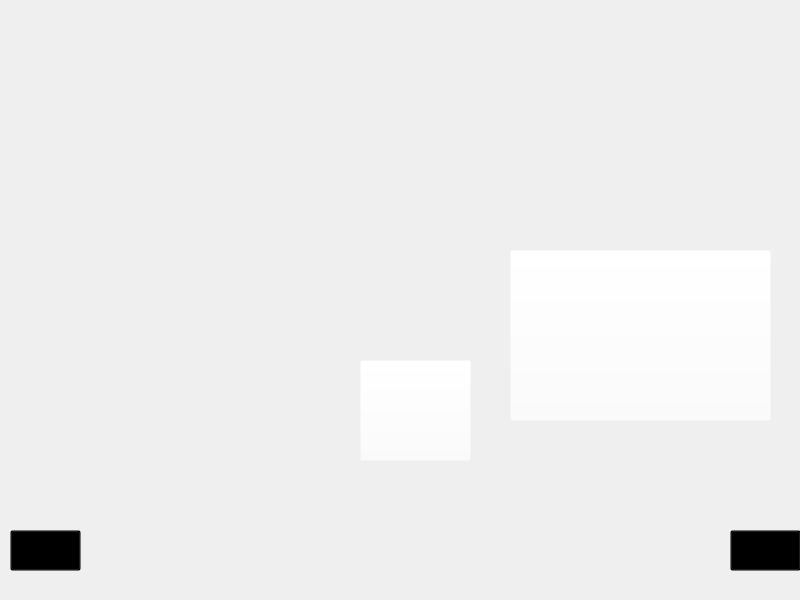
<?xml version="1.0" encoding="UTF-8"?>
<ui version="4.0">
 <class>t3</class>
 <widget class="QMainWindow" name="t3">
  <property name="geometry">
   <rect>
    <x>0</x>
    <y>0</y>
    <width>800</width>
    <height>600</height>
   </rect>
  </property>
  <property name="minimumSize">
   <size>
    <width>800</width>
    <height>600</height>
   </size>
  </property>
  <property name="maximumSize">
   <size>
    <width>800</width>
    <height>600</height>
   </size>
  </property>
  <property name="windowTitle">
   <string>MainWindow</string>
  </property>
  <widget class="QWidget" name="centralwidget">
   <widget class="QLabel" name="label">
    <property name="geometry">
     <rect>
      <x>0</x>
      <y>0</y>
      <width>800</width>
      <height>600</height>
     </rect>
    </property>
    <property name="minimumSize">
     <size>
      <width>800</width>
      <height>600</height>
     </size>
    </property>
    <property name="maximumSize">
     <size>
      <width>800</width>
      <height>600</height>
     </size>
    </property>
    <property name="text">
     <string/>
    </property>
    <property name="pixmap">
     <pixmap resource="../imagens/img.qrc">:/img/T3.png</pixmap>
    </property>
    <property name="scaledContents">
     <bool>true</bool>
    </property>
   </widget>
   <widget class="QPushButton" name="quadro">
    <property name="geometry">
     <rect>
      <x>510</x>
      <y>250</y>
      <width>261</width>
      <height>171</height>
     </rect>
    </property>
    <property name="styleSheet">
     <string notr="true">background-color: rgba(255, 255, 255, 0)</string>
    </property>
    <property name="text">
     <string/>
    </property>
   </widget>
   <widget class="QPushButton" name="nivel">
    <property name="geometry">
     <rect>
      <x>360</x>
      <y>360</y>
      <width>111</width>
      <height>101</height>
     </rect>
    </property>
    <property name="styleSheet">
     <string notr="true">background-color: rgba(255, 255, 255, 0)</string>
    </property>
    <property name="text">
     <string/>
    </property>
   </widget>
   <widget class="QLabel" name="label_2">
    <property name="geometry">
     <rect>
      <x>-20</x>
      <y>520</y>
      <width>111</width>
      <height>61</height>
     </rect>
    </property>
    <property name="text">
     <string/>
    </property>
    <property name="pixmap">
     <pixmap resource="../imagens/img.qrc">:/img/setaEsquerda.png</pixmap>
    </property>
    <property name="scaledContents">
     <bool>true</bool>
    </property>
   </widget>
   <widget class="QLabel" name="label_3">
    <property name="geometry">
     <rect>
      <x>710</x>
      <y>520</y>
      <width>111</width>
      <height>61</height>
     </rect>
    </property>
    <property name="text">
     <string/>
    </property>
    <property name="pixmap">
     <pixmap resource="../imagens/img.qrc">:/img/setaDireita.png</pixmap>
    </property>
    <property name="scaledContents">
     <bool>true</bool>
    </property>
   </widget>
   <widget class="QPushButton" name="esquerda">
    <property name="geometry">
     <rect>
      <x>10</x>
      <y>530</y>
      <width>71</width>
      <height>41</height>
     </rect>
    </property>
    <property name="styleSheet">
     <string notr="true">background-color: rgba(0,0,0,0)</string>
    </property>
    <property name="text">
     <string/>
    </property>
   </widget>
   <widget class="QPushButton" name="direita">
    <property name="geometry">
     <rect>
      <x>730</x>
      <y>530</y>
      <width>71</width>
      <height>41</height>
     </rect>
    </property>
    <property name="styleSheet">
     <string notr="true">background-color: rgba(0,0,0,0)</string>
    </property>
    <property name="text">
     <string/>
    </property>
   </widget>
  </widget>
 </widget>
 <resources>
  <include location="../imagens/img.qrc"/>
 </resources>
 <connections/>
</ui>
